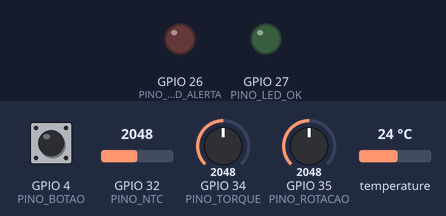
This sketch was run on a simulated ESP32. On the bench: output pins drawn as LEDs (lit = HIGH). The test bench sets the inputs (shaded band); at power-on: GPIO 4 (PINO_BOTAO) HIGH, GPIO 32 (PINO_NTC) = 2048, GPIO 34 (PINO_TORQUE) = 2048, GPIO 35 (PINO_ROTACAO) = 2048, temperature 24 °C. WiFi joins after 1.5 s; servers stay silent unless stated; the local clock reads 2024-03-15 10:24:30 at power-on unless the sketch sets it; random numbers use the default seed unless the sketch sets one; no MQTT or app messages arrive unless stated; what the sketch prints to the serial monitor is not drawn.

Above: at 0.1 s.
At 2.7 s:
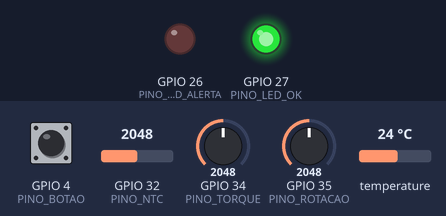
2.8 s: GPIO 4 (PINO_BOTAO) pulled LOW for 0.15 s
Timing chart, 0 to 5.8 s (numbered marks = the images above; inputs shaded):
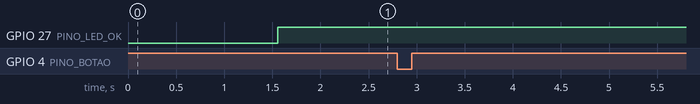

Measured:
- after the input at 2.8 s, every drawn part: stays the same

The sketch:

sketch.ino
```cpp
/*
 * Firmware da máquina M-06: ESP32 com sensores reais (simulado no Wokwi).
 *
 * Segue o MESMO contrato MQTT do simulador Python (contrato/README.md):
 *   <PREFIXO>fabrica/maquinas/M-06/telemetria  publica a leitura dos sensores (1 s)
 *   <PREFIXO>fabrica/maquinas/M-06/status      online/offline (retido; offline via Last Will)
 *   <PREFIXO>fabrica/maquinas/M-06/evento      manutenção realizada
 *   <PREFIXO>fabrica/maquinas/M-06/comando     (assina) ordens da plataforma
 *   <PREFIXO>fabrica/alertas                   (assina) acende o LED vermelho se a IA alertar ESTA máquina
 *
 * O Wokwi no navegador só alcança a internet, então o ESP32 fala com um broker
 * público. Um bridge do Mosquitto local espelha estes tópicos (sem o prefixo)
 * para a plataforma: ver README desta pasta.
 *
 * Sensores:
 *   DHT22 (GPIO 15)            temperatura do ar
 *   NTC   (GPIO 32)            temperatura do processo
 *   Potenciômetro (GPIO 34)    célula de carga -> torque (0-80 N·m)
 *   Potenciômetro (GPIO 35)    tacômetro       -> rotação (1000-2500 rpm)
 *   Botão (GPIO 4)             troca de ferramenta feita pelo operador
 *   LED verde (GPIO 27)        conectado à plataforma
 *   LED vermelho (GPIO 26)     alerta de manutenção da IA
 */
#include <WiFi.h>
#include <PubSubClient.h>
#include <ArduinoJson.h>
#include <DHTesp.h>
#include <sys/time.h>
#include <time.h>

// ---------------- Configuração ----------------
#define WIFI_SSID      "Wokwi-GUEST"
#define WIFI_SENHA     ""
#define MQTT_BROKER    "broker.hivemq.com"
#define MQTT_PORTA     1883
// Prefixo único para não colidir com outros usuários do broker público.
// Deve ser IGUAL ao de mosquitto/mosquitto-wokwi.conf.
#define PREFIXO        "iotpm-d38091/"
#define MAQUINA_ID     "M-06"
#define TIPO_PRODUTO   "L"
#define INTERVALO_MS   1000   // uma leitura por segundo
#define DESGASTE_POR_LEITURA 2.0  // min de desgaste da ferramenta por leitura (acelerado para a demo)

#define PINO_DHT       15
#define PINO_NTC       32
#define PINO_TORQUE    34
#define PINO_ROTACAO   35
#define PINO_BOTAO     4
#define PINO_LED_OK    27
#define PINO_LED_ALERTA 26

#define TOPICO(sufixo) PREFIXO "fabrica/maquinas/" MAQUINA_ID "/" sufixo
const char* T_TELEMETRIA = TOPICO("telemetria");
const char* T_STATUS     = TOPICO("status");
const char* T_EVENTO     = TOPICO("evento");
const char* T_COMANDO    = TOPICO("comando");
const char* T_ALERTAS    = PREFIXO "fabrica/alertas";

WiFiClient wifi;
PubSubClient mqtt(wifi);
DHTesp dht;

float desgasteMin = 0;          // tempo de uso da ferramenta atual (contado pelo firmware)
unsigned long ultimaLeitura = 0;
bool emAlerta = false;

// ---------------- Utilidades ----------------
double agora() {  // epoch em segundos (relógio sincronizado por NTP)
  struct timeval tv;
  gettimeofday(&tv, nullptr);
  return tv.tv_sec + tv.tv_usec / 1e6;
}

String json(JsonDocument& doc) {
  String s;
  serializeJson(doc, s);
  return s;
}

String statusPayload(const char* status, const char* motivo) {
  JsonDocument doc;
  doc["maquina_id"] = MAQUINA_ID;
  doc["ts"] = agora();
  doc["status"] = status;
  doc["motivo"] = motivo;
  return json(doc);
}

void publicarEvento(const char* evento, const char* detalhe) {
  JsonDocument doc;
  doc["maquina_id"] = MAQUINA_ID;
  doc["ts"] = agora();
  doc["evento"] = evento;
  doc["detalhe"] = detalhe;
  mqtt.publish(T_EVENTO, json(doc).c_str());
}

void trocarFerramenta(const char* origem) {
  desgasteMin = 0;
  emAlerta = false;
  digitalWrite(PINO_LED_ALERTA, LOW);
  publicarEvento("manutencao", "preventiva");
  Serial.printf("Ferramenta trocada (%s): desgaste zerado\n", origem);
}

// Termistor NTC do Wokwi (beta 3950, ADC de 12 bits do ESP32)
float lerNtcCelsius() {
  const float BETA = 3950;
  int adc = analogRead(PINO_NTC);
  return 1 / (log(1 / (4095. / adc - 1)) / BETA + 1.0 / 298.15) - 273.15;
}

// ---------------- MQTT ----------------
void aoReceber(char* topico, byte* payload, unsigned int tamanho) {
  JsonDocument doc;
  if (deserializeJson(doc, payload, tamanho)) return;  // ignora JSON inválido

  if (strcmp(topico, T_COMANDO) == 0 && doc["acao"] == "manutencao") {
    trocarFerramenta("comando da plataforma");
  } else if (strcmp(topico, T_ALERTAS) == 0 && doc["maquina_id"] == MAQUINA_ID) {
    emAlerta = true;
    digitalWrite(PINO_LED_ALERTA, HIGH);
    Serial.printf("ALERTA da IA: %s\n", doc["mensagem"].as<const char*>());
  }
}

void conectarMqtt() {
  while (!mqtt.connected()) {
    digitalWrite(PINO_LED_OK, LOW);
    String clientId = String("iotpm-esp32-") + MAQUINA_ID + "-" + String((uint32_t)esp_random(), HEX);
    String testamento = statusPayload("offline", "conexao_perdida");
    Serial.print("Conectando ao broker MQTT... ");
    // Last Will: se a conexão cair, o BROKER publica 'offline' (retido) por nós
    if (mqtt.connect(clientId.c_str(), T_STATUS, 1, true, testamento.c_str())) {
      Serial.println("ok");
      mqtt.publish(T_STATUS, statusPayload("online", "").c_str(), true);  // retido
      mqtt.subscribe(T_COMANDO, 1);
      mqtt.subscribe(T_ALERTAS, 1);
      digitalWrite(PINO_LED_OK, HIGH);
    } else {
      Serial.printf("falhou (rc=%d), tentando de novo em 2 s\n", mqtt.state());
      delay(2000);
    }
  }
}

// ---------------- Programa ----------------
void setup() {
  Serial.begin(115200);
  pinMode(PINO_BOTAO, INPUT_PULLUP);
  pinMode(PINO_LED_OK, OUTPUT);
  pinMode(PINO_LED_ALERTA, OUTPUT);
  dht.setup(PINO_DHT, DHTesp::DHT22);

  Serial.print("Conectando ao Wi-Fi");
  WiFi.begin(WIFI_SSID, WIFI_SENHA, 6);
  while (WiFi.status() != WL_CONNECTED) { delay(250); Serial.print("."); }
  Serial.println(" ok");

  // Relógio real via NTP. Se não sincronizar em 15 s (rede bloqueando NTP, por
  // exemplo), segue assim mesmo: o SNTP continua tentando em segundo plano e a
  // plataforma usa o horário de recebimento enquanto o relógio estiver errado.
  configTime(0, 0, "pool.ntp.org", "time.google.com", "time.cloudflare.com");
  Serial.print("Sincronizando relógio (NTP)");
  unsigned long inicioNtp = millis();
  while (time(nullptr) < 1700000000 && millis() - inicioNtp < 15000) { delay(250); Serial.print("."); }
  Serial.println(time(nullptr) >= 1700000000 ? " ok" : " sem NTP por enquanto (seguindo)");

  mqtt.setServer(MQTT_BROKER, MQTT_PORTA);
  mqtt.setBufferSize(512);
  mqtt.setCallback(aoReceber);
}

void loop() {
  if (!mqtt.connected()) conectarMqtt();
  mqtt.loop();

  if (digitalRead(PINO_BOTAO) == LOW) {  // operador trocou a ferramenta
    trocarFerramenta("botão do operador");
    delay(300);  // debounce
  }

  if (millis() - ultimaLeitura < INTERVALO_MS) return;
  ultimaLeitura = millis();

  float tempArC = dht.getTemperature();
  if (isnan(tempArC)) { Serial.println("Falha lendo o DHT22"); return; }

  desgasteMin += DESGASTE_POR_LEITURA;

  JsonDocument doc;
  doc["maquina_id"] = MAQUINA_ID;
  doc["ts"] = agora();
  doc["tipo"] = TIPO_PRODUTO;
  doc["temp_ar_k"] = roundf((tempArC + 273.15) * 100) / 100;
  doc["temp_processo_k"] = roundf((lerNtcCelsius() + 273.15) * 100) / 100;
  doc["rotacao_rpm"] = roundf(map(analogRead(PINO_ROTACAO), 0, 4095, 1000, 2500));
  doc["torque_nm"] = roundf(analogRead(PINO_TORQUE) / 4095.0 * 80 * 100) / 100;
  doc["desgaste_min"] = desgasteMin;

  String payload = json(doc);
  mqtt.publish(T_TELEMETRIA, payload.c_str());
  Serial.println(payload);
}
```
